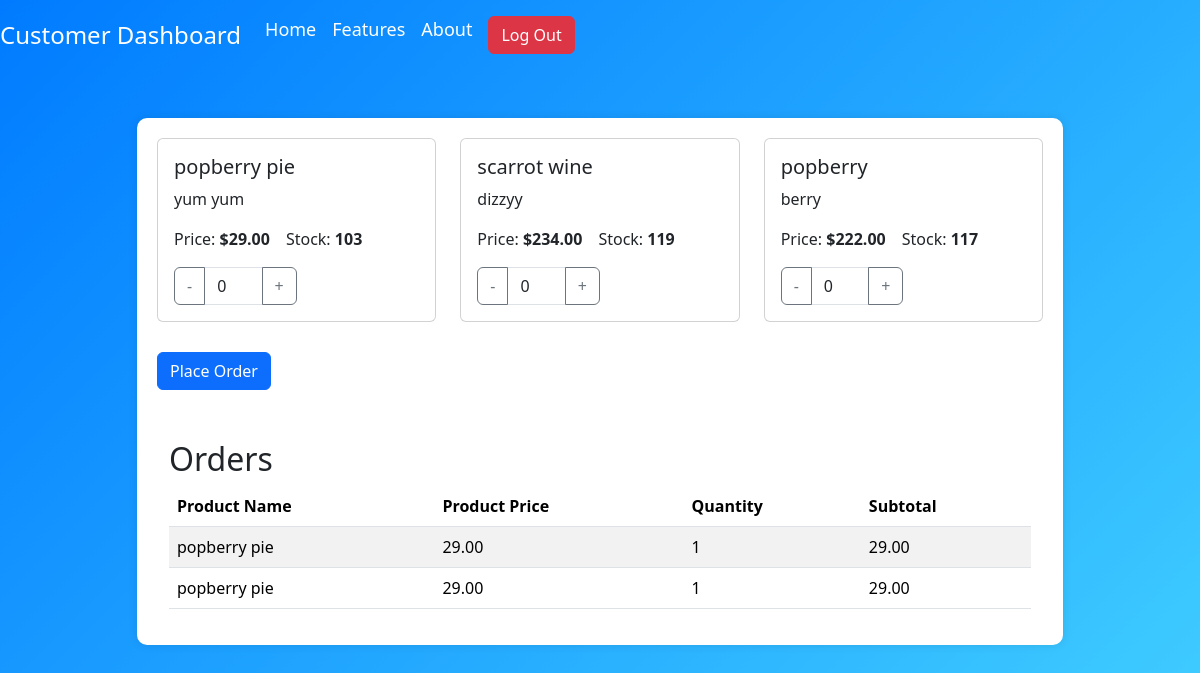
The app's page /customer.php (signed in) with its own data.
### tables this page shows
CREATE TABLE `products` (
  `product_id` int(11) NOT NULL,
  `name` varchar(255) NOT NULL,
  `description` text NOT NULL,
  `quantity` int(11) NOT NULL,
  `price` decimal(10,2) NOT NULL
);

### connector.php (called while the page is built, shortened)
<?php
class connector
{
    public function __construct()
    {
        $servername = 'localhost';
        $username = 'root';
        $password = '';
        $dbname = 'tradetower';
        $this->conn  = new mysqli($servername, $username, $password, $dbname);
    }
}

### customer.php (the view, shortened to what this page needs)
<?php
include "./connector.php";
$connector = new connector();
?>
<!DOCTYPE html>
<html lang="en">
<head>
  <link href="https://cdn.jsdelivr.net/npm/bootstrap@5.3.3/dist/css/bootstrap.min.css" rel="stylesheet">
</head>
<body>
  <nav class="navbar navbar-expand-lg navbar-light transparent-navbar">
    <a class="navbar-brand" href="#">Customer Dashboard</a>
    <div class="collapse navbar-collapse" id="navbarNav">
      <ul class="navbar-nav ml-auto">
        <li class="nav-item active">
          <a class="nav-link" href="#">Home</a>
        </li>
        <li class="nav-item">
          <a class="nav-link" href="#">Features</a>
        </li>
        <li class="nav-item">
          <a class="nav-link" href="#">About</a>
        </li>
        <li class="nav-item">
          <a class="nav-link" href="#"><button type="button" class="btn btn-danger" id="logoutButton">Log Out</button>
          </a>
        </li>
      </ul>
    </div>
  </nav>
  <div class="container mt-5">
    <div class="row justify-content-center">
      <div class="col-lg-10">
        <div class="content-container">
          <div class="row">
            <?php
            $sql = "SELECT product_id, name, description, quantity, price FROM products";
            $result = $connector->conn->query($sql);
            if ($result->num_rows > 0) {
              while ($row = $result->fetch_assoc()) {
                echo "
                <div class=\"col-lg-4 col-md-6\">
                <div class=\"card product-card\">
                  <div class=\"card-body\">
                    <h5 class=\"card-title\">" . $row["name"] . "</h5>
                    <p class=\"card-text\">
                      " . $row["description"] . "
                    </p>
                    <div class=\"d-flex\">
                      <p>Price: <b>$" . $row["price"] . "</b></p>
                      <p class=\"mx-3\">Stock: <b>" . $row["quantity"]  . "</b></p>
                    </div>
                    <div class=\"col-6\">
                      <div class=\"input-group\">
                        <button class=\"btn btn-outline-secondary \" type=\"button\" id=\"decrement-btn" . $row["product_id"] . "\">-</button>
                        <input value='0' min='0' max='" . $row["quantity"] . "' type=\"text\" class=\"form-control inputGroup\" value=\"0\" id=\"" . $row["product_id"] . "\">
                        <button class=\"btn btn-outline-secondary\" type=\"button\" id=\"increment-btn" . $row["product_id"] . "\">+</button>
                      </div>
                    </div>
                  </div>
                </div>
              </div>
              <script>
              document.getElementById('increment-btn" . $row["product_id"] . "').addEventListener('click', function() {
                document.getElementById('" . $row["product_id"] . "').value = parseInt(document.getElementById('" . $row["product_id"] . "').value) + 1;
              });
              document.getElementById('decrement-btn" . $row["product_id"] . "').addEventListener('click', function() {
                document.getElementById('" . $row["product_id"] . "').value = parseInt(document.getElementById('" . $row["product_id"] . "').value) - 1;
              });
            </script>
                ";
              }
            } else {
              echo "0 results";
            }
            ?>
          </div>
          <button onclick="placeOrder()" class="btn btn-primary add-to-cart" data-product="Product 1" data-price="20">
            Place Order
          </button>
          <div class="container" id="cart-items">
            <h2>Orders</h2>
            <table class="table table-hover table-striped">
              <thead>
                <tr>
                  <th>Product Name</th>
                  <th>Product Price</th>
                  <th>Quantity</th>
                  <th>Subtotal</th>
                </tr>
              </thead>
              <tbody>
                <?php
                $connector = new connector();
                $sql = "CALL joinedOrdersAndProducts(?)";
                $stmt = $connector->conn->prepare($sql);
                $stmt->bind_param("i", $_SESSION["customer_id"]);
                $stmt->execute();
                $result = $stmt->get_result();
                if ($result->num_rows > 0) {
                  while ($row = $result->fetch_assoc()) {
                    echo "<tr>";
                    echo "<td>" . $row['name'] . "</td>";
                    echo "<td>" . $row['price'] . "</td>";
                    echo "<td>" . $row['quantity'] . "</td>";
                    echo "<td>" . $row['Subtotal'] . "</td>";
                    echo "</tr>";
                  }
                } else {
                  echo "<tr><td class=\"text-center\" colspan='4'>No orders found</td></tr>";
                }
                ?>
              </tbody>
            </table>
          </div>
        </div>
      </div>
    </div>
  </div>
</body>
</html>

### customer.php (style rules this page uses)
.transparent-navbar { background-color: transparent !important; }
.navbar-light .navbar-nav .nav-link { color: white !important; font-size: 18px; }
.navbar-brand { color: white !important; font-size: 24px; }
.product-card { margin-bottom: 30px; }
#cart-items { margin-top: 50px; }
body { background: linear-gradient(135deg, #007bff, #42d0ff); background-repeat: no-repeat; background-attachment: fixed; height: 100%; }
.content-container { background-color: #ffffff; border-radius: 10px; padding: 20px; box-shadow: 0 0 10px rgba(0, 0, 0, 0.1); }

### records on screen
products: name "popberry pie", description "yum yum", price "29.00", quantity "103"
products: name "scarrot wine", description "dizzyy", price "234.00", quantity "119"
products: name "popberry", description "berry", price "222.00", quantity "117"

### other values on screen
$row['name'] "popberry pie"
$row['price'] "29.00"
$row['quantity'] "1"
$row['Subtotal'] "29.00"
